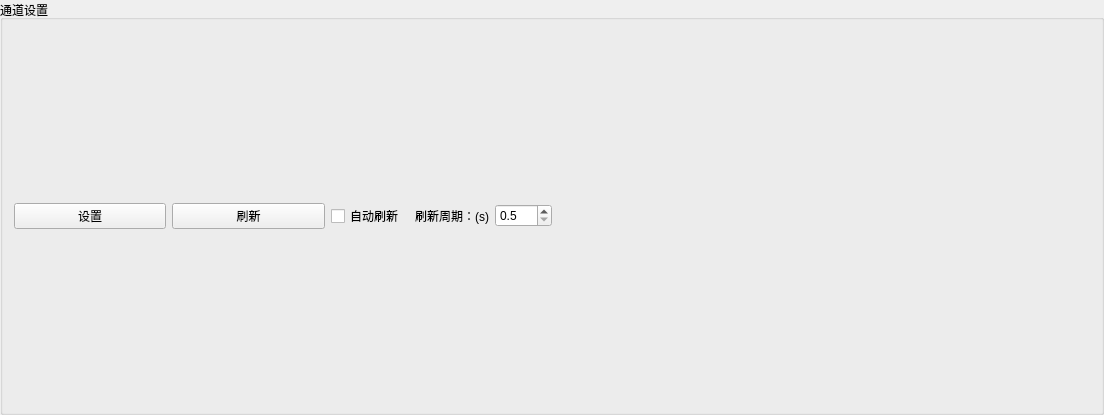
<?xml version="1.0" encoding="UTF-8"?>
<ui version="4.0">
 <class>ChannelCtrl</class>
 <widget class="QGroupBox" name="ChannelCtrl">
  <property name="geometry">
   <rect>
    <x>0</x>
    <y>0</y>
    <width>1104</width>
    <height>415</height>
   </rect>
  </property>
  <property name="windowTitle">
   <string>GroupBox</string>
  </property>
  <property name="title">
   <string>通道设置</string>
  </property>
  <layout class="QVBoxLayout" name="verticalLayout" stretch="15,1">
   <item>
    <layout class="QGridLayout" name="channel_layout"/>
   </item>
   <item>
    <layout class="QHBoxLayout" name="horizontalLayout" stretch="0,0">
     <property name="rightMargin">
      <number>0</number>
     </property>
     <item>
      <layout class="QHBoxLayout" name="horizontalLayout_3" stretch="2,2,1,1,0">
       <item>
        <widget class="QPushButton" name="set_button">
         <property name="text">
          <string>设置</string>
         </property>
        </widget>
       </item>
       <item>
        <widget class="QPushButton" name="refresh_button">
         <property name="text">
          <string>刷新</string>
         </property>
        </widget>
       </item>
       <item>
        <widget class="QCheckBox" name="auto_refresh_checkbox">
         <property name="text">
          <string>自动刷新</string>
         </property>
        </widget>
       </item>
       <item>
        <widget class="QLabel" name="label">
         <property name="text">
          <string>刷新周期：(s)</string>
         </property>
         <property name="alignment">
          <set>Qt::AlignRight|Qt::AlignTrailing|Qt::AlignVCenter</set>
         </property>
        </widget>
       </item>
       <item>
        <widget class="QDoubleSpinBox" name="refresh_interval_spinbox">
         <property name="decimals">
          <number>1</number>
         </property>
         <property name="minimum">
          <double>0.500000000000000</double>
         </property>
         <property name="maximum">
          <double>100.000000000000000</double>
         </property>
        </widget>
       </item>
      </layout>
     </item>
     <item>
      <spacer name="horizontalSpacer">
       <property name="orientation">
        <enum>Qt::Horizontal</enum>
       </property>
       <property name="sizeHint" stdset="0">
        <size>
         <width>40</width>
         <height>20</height>
        </size>
       </property>
      </spacer>
     </item>
    </layout>
   </item>
  </layout>
 </widget>
 <resources/>
 <connections/>
</ui>
